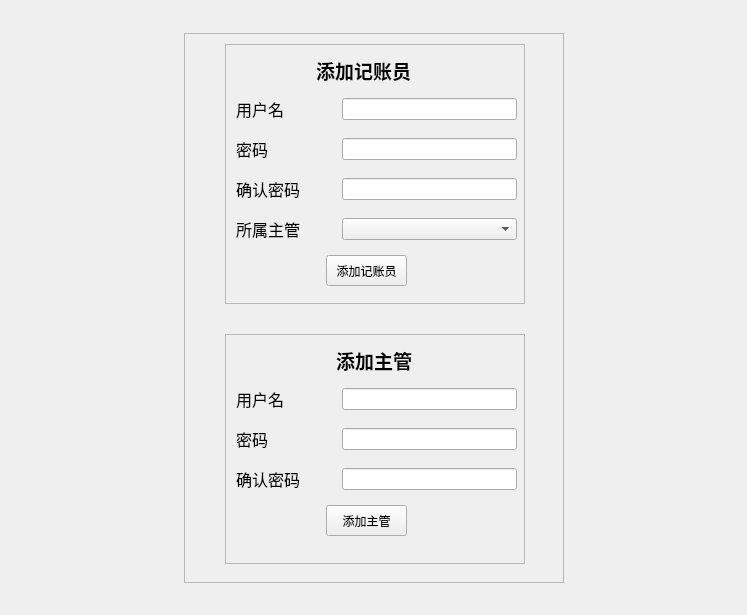
<?xml version="1.0" encoding="UTF-8"?>
<ui version="4.0">
 <class>AddOperator</class>
 <widget class="QWidget" name="AddOperator">
  <property name="geometry">
   <rect>
    <x>0</x>
    <y>0</y>
    <width>747</width>
    <height>615</height>
   </rect>
  </property>
  <property name="windowTitle">
   <string>Form</string>
  </property>
  <layout class="QGridLayout" name="gridLayout">
   <item row="0" column="0">
    <layout class="QHBoxLayout" name="horizontalLayout_8">
     <item>
      <spacer name="horizontalSpacer">
       <property name="orientation">
        <enum>Qt::Horizontal</enum>
       </property>
       <property name="sizeHint" stdset="0">
        <size>
         <width>40</width>
         <height>20</height>
        </size>
       </property>
      </spacer>
     </item>
     <item>
      <layout class="QVBoxLayout" name="verticalLayout">
       <item>
        <spacer name="verticalSpacer">
         <property name="orientation">
          <enum>Qt::Vertical</enum>
         </property>
         <property name="sizeHint" stdset="0">
          <size>
           <width>20</width>
           <height>18</height>
          </size>
         </property>
        </spacer>
       </item>
       <item>
        <widget class="QScrollArea" name="scrollArea_3">
         <property name="minimumSize">
          <size>
           <width>380</width>
           <height>550</height>
          </size>
         </property>
         <property name="maximumSize">
          <size>
           <width>380</width>
           <height>550</height>
          </size>
         </property>
         <property name="widgetResizable">
          <bool>true</bool>
         </property>
         <widget class="QWidget" name="scrollAreaWidgetContents_3">
          <property name="geometry">
           <rect>
            <x>0</x>
            <y>0</y>
            <width>378</width>
            <height>548</height>
           </rect>
          </property>
          <widget class="QScrollArea" name="scrollArea">
           <property name="geometry">
            <rect>
             <x>40</x>
             <y>10</y>
             <width>300</width>
             <height>260</height>
            </rect>
           </property>
           <property name="sizePolicy">
            <sizepolicy hsizetype="Fixed" vsizetype="Fixed">
             <horstretch>0</horstretch>
             <verstretch>0</verstretch>
            </sizepolicy>
           </property>
           <property name="minimumSize">
            <size>
             <width>300</width>
             <height>260</height>
            </size>
           </property>
           <property name="widgetResizable">
            <bool>true</bool>
           </property>
           <widget class="QWidget" name="scrollAreaWidgetContents">
            <property name="geometry">
             <rect>
              <x>0</x>
              <y>0</y>
              <width>298</width>
              <height>258</height>
             </rect>
            </property>
            <widget class="QLabel" name="label">
             <property name="geometry">
              <rect>
               <x>90</x>
               <y>10</y>
               <width>121</width>
               <height>31</height>
              </rect>
             </property>
             <property name="font">
              <font>
               <family>Aharoni</family>
               <pointsize>14</pointsize>
               <weight>75</weight>
               <bold>true</bold>
              </font>
             </property>
             <property name="text">
              <string>添加记账员</string>
             </property>
            </widget>
            <widget class="QWidget" name="layoutWidget">
             <property name="geometry">
              <rect>
               <x>10</x>
               <y>50</y>
               <width>281</width>
               <height>28</height>
              </rect>
             </property>
             <layout class="QHBoxLayout" name="horizontalLayout">
              <item>
               <widget class="QLabel" name="label_2">
                <property name="minimumSize">
                 <size>
                  <width>100</width>
                  <height>0</height>
                 </size>
                </property>
                <property name="font">
                 <font>
                  <family>Andalus</family>
                  <pointsize>12</pointsize>
                 </font>
                </property>
                <property name="text">
                 <string>用户名</string>
                </property>
               </widget>
              </item>
              <item>
               <widget class="QLineEdit" name="lineEdit_jz_name">
                <property name="echoMode">
                 <enum>QLineEdit::Normal</enum>
                </property>
               </widget>
              </item>
             </layout>
            </widget>
            <widget class="QWidget" name="layoutWidget_2">
             <property name="geometry">
              <rect>
               <x>10</x>
               <y>90</y>
               <width>281</width>
               <height>28</height>
              </rect>
             </property>
             <layout class="QHBoxLayout" name="horizontalLayout_2">
              <item>
               <widget class="QLabel" name="label_3">
                <property name="minimumSize">
                 <size>
                  <width>100</width>
                  <height>0</height>
                 </size>
                </property>
                <property name="font">
                 <font>
                  <family>Andalus</family>
                  <pointsize>12</pointsize>
                 </font>
                </property>
                <property name="text">
                 <string>密码</string>
                </property>
               </widget>
              </item>
              <item>
               <widget class="QLineEdit" name="lineEdit_jz_mm">
                <property name="echoMode">
                 <enum>QLineEdit::Password</enum>
                </property>
               </widget>
              </item>
             </layout>
            </widget>
            <widget class="QWidget" name="layoutWidget_3">
             <property name="geometry">
              <rect>
               <x>10</x>
               <y>130</y>
               <width>281</width>
               <height>28</height>
              </rect>
             </property>
             <layout class="QHBoxLayout" name="horizontalLayout_3">
              <item>
               <widget class="QLabel" name="label_4">
                <property name="minimumSize">
                 <size>
                  <width>100</width>
                  <height>0</height>
                 </size>
                </property>
                <property name="font">
                 <font>
                  <family>Andalus</family>
                  <pointsize>12</pointsize>
                 </font>
                </property>
                <property name="text">
                 <string>确认密码</string>
                </property>
               </widget>
              </item>
              <item>
               <widget class="QLineEdit" name="lineEdit_jz_qr">
                <property name="echoMode">
                 <enum>QLineEdit::Password</enum>
                </property>
               </widget>
              </item>
             </layout>
            </widget>
            <widget class="QWidget" name="layoutWidget_4">
             <property name="geometry">
              <rect>
               <x>10</x>
               <y>170</y>
               <width>281</width>
               <height>28</height>
              </rect>
             </property>
             <layout class="QHBoxLayout" name="horizontalLayout_4">
              <item>
               <widget class="QLabel" name="label_5">
                <property name="minimumSize">
                 <size>
                  <width>100</width>
                  <height>0</height>
                 </size>
                </property>
                <property name="font">
                 <font>
                  <family>Andalus</family>
                  <pointsize>12</pointsize>
                 </font>
                </property>
                <property name="text">
                 <string>所属主管</string>
                </property>
               </widget>
              </item>
              <item>
               <widget class="QComboBox" name="comboBox_jz_chargeNAme">
                <property name="sizePolicy">
                 <sizepolicy hsizetype="Expanding" vsizetype="Fixed">
                  <horstretch>0</horstretch>
                  <verstretch>0</verstretch>
                 </sizepolicy>
                </property>
               </widget>
              </item>
             </layout>
            </widget>
            <widget class="QPushButton" name="pushButton">
             <property name="geometry">
              <rect>
               <x>100</x>
               <y>210</y>
               <width>81</width>
               <height>31</height>
              </rect>
             </property>
             <property name="text">
              <string>添加记账员</string>
             </property>
            </widget>
           </widget>
          </widget>
          <widget class="QScrollArea" name="scrollArea_2">
           <property name="geometry">
            <rect>
             <x>40</x>
             <y>300</y>
             <width>300</width>
             <height>230</height>
            </rect>
           </property>
           <property name="sizePolicy">
            <sizepolicy hsizetype="Fixed" vsizetype="Fixed">
             <horstretch>0</horstretch>
             <verstretch>0</verstretch>
            </sizepolicy>
           </property>
           <property name="minimumSize">
            <size>
             <width>300</width>
             <height>230</height>
            </size>
           </property>
           <property name="widgetResizable">
            <bool>true</bool>
           </property>
           <widget class="QWidget" name="scrollAreaWidgetContents_2">
            <property name="geometry">
             <rect>
              <x>0</x>
              <y>0</y>
              <width>298</width>
              <height>228</height>
             </rect>
            </property>
            <widget class="QLabel" name="label_6">
             <property name="geometry">
              <rect>
               <x>110</x>
               <y>10</y>
               <width>121</width>
               <height>31</height>
              </rect>
             </property>
             <property name="font">
              <font>
               <family>Aharoni</family>
               <pointsize>14</pointsize>
               <weight>75</weight>
               <bold>true</bold>
              </font>
             </property>
             <property name="text">
              <string>添加主管</string>
             </property>
            </widget>
            <widget class="QWidget" name="layoutWidget_5">
             <property name="geometry">
              <rect>
               <x>10</x>
               <y>50</y>
               <width>281</width>
               <height>28</height>
              </rect>
             </property>
             <layout class="QHBoxLayout" name="horizontalLayout_5">
              <item>
               <widget class="QLabel" name="label_7">
                <property name="minimumSize">
                 <size>
                  <width>100</width>
                  <height>0</height>
                 </size>
                </property>
                <property name="font">
                 <font>
                  <family>Andalus</family>
                  <pointsize>12</pointsize>
                 </font>
                </property>
                <property name="text">
                 <string>用户名</string>
                </property>
               </widget>
              </item>
              <item>
               <widget class="QLineEdit" name="lineEdit_zg_name">
                <property name="echoMode">
                 <enum>QLineEdit::Normal</enum>
                </property>
               </widget>
              </item>
             </layout>
            </widget>
            <widget class="QWidget" name="layoutWidget_6">
             <property name="geometry">
              <rect>
               <x>10</x>
               <y>90</y>
               <width>281</width>
               <height>28</height>
              </rect>
             </property>
             <layout class="QHBoxLayout" name="horizontalLayout_6">
              <item>
               <widget class="QLabel" name="label_8">
                <property name="minimumSize">
                 <size>
                  <width>100</width>
                  <height>0</height>
                 </size>
                </property>
                <property name="font">
                 <font>
                  <family>Andalus</family>
                  <pointsize>12</pointsize>
                 </font>
                </property>
                <property name="text">
                 <string>密码</string>
                </property>
               </widget>
              </item>
              <item>
               <widget class="QLineEdit" name="lineEdit_zg_mm">
                <property name="echoMode">
                 <enum>QLineEdit::Password</enum>
                </property>
               </widget>
              </item>
             </layout>
            </widget>
            <widget class="QWidget" name="layoutWidget_7">
             <property name="geometry">
              <rect>
               <x>10</x>
               <y>130</y>
               <width>281</width>
               <height>28</height>
              </rect>
             </property>
             <layout class="QHBoxLayout" name="horizontalLayout_7">
              <item>
               <widget class="QLabel" name="label_9">
                <property name="minimumSize">
                 <size>
                  <width>100</width>
                  <height>0</height>
                 </size>
                </property>
                <property name="font">
                 <font>
                  <family>Andalus</family>
                  <pointsize>12</pointsize>
                 </font>
                </property>
                <property name="text">
                 <string>确认密码</string>
                </property>
               </widget>
              </item>
              <item>
               <widget class="QLineEdit" name="lineEdit_zg_qr">
                <property name="echoMode">
                 <enum>QLineEdit::Password</enum>
                </property>
               </widget>
              </item>
             </layout>
            </widget>
            <widget class="QPushButton" name="pushButton_2">
             <property name="geometry">
              <rect>
               <x>100</x>
               <y>170</y>
               <width>81</width>
               <height>31</height>
              </rect>
             </property>
             <property name="text">
              <string>添加主管</string>
             </property>
            </widget>
           </widget>
          </widget>
         </widget>
        </widget>
       </item>
       <item>
        <spacer name="verticalSpacer_2">
         <property name="orientation">
          <enum>Qt::Vertical</enum>
         </property>
         <property name="sizeHint" stdset="0">
          <size>
           <width>20</width>
           <height>18</height>
          </size>
         </property>
        </spacer>
       </item>
      </layout>
     </item>
     <item>
      <spacer name="horizontalSpacer_2">
       <property name="orientation">
        <enum>Qt::Horizontal</enum>
       </property>
       <property name="sizeHint" stdset="0">
        <size>
         <width>40</width>
         <height>20</height>
        </size>
       </property>
      </spacer>
     </item>
    </layout>
   </item>
  </layout>
 </widget>
 <resources/>
 <connections>
  <connection>
   <sender>pushButton</sender>
   <signal>clicked()</signal>
   <receiver>AddOperator</receiver>
   <slot>AddJZY()</slot>
   <hints>
    <hint type="sourcelabel">
     <x>367</x>
     <y>267</y>
    </hint>
    <hint type="destinationlabel">
     <x>743</x>
     <y>324</y>
    </hint>
   </hints>
  </connection>
  <connection>
   <sender>pushButton_2</sender>
   <signal>clicked()</signal>
   <receiver>AddOperator</receiver>
   <slot>AddZG()</slot>
   <hints>
    <hint type="sourcelabel">
     <x>372</x>
     <y>525</y>
    </hint>
    <hint type="destinationlabel">
     <x>741</x>
     <y>568</y>
    </hint>
   </hints>
  </connection>
 </connections>
 <slots>
  <slot>AddJZY()</slot>
  <slot>AddZG()</slot>
 </slots>
</ui>
